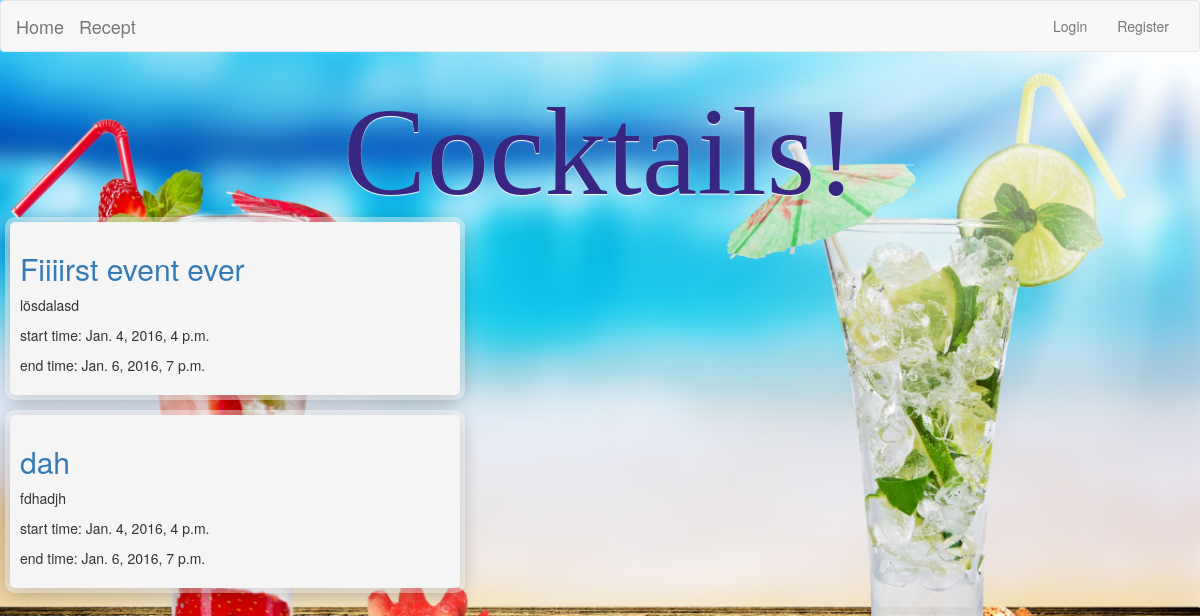
The page / on the database its author committed.
### mysite/models.py (models this page shows)
class Event(models.Model):
    title = models.CharField(max_length=255)
    longText = models.CharField(max_length=255)
    shortText = models.CharField(max_length=255)
    startTime = models.DateTimeField()
    endTime = models.DateTimeField()
    imgUrl = models.URLField(unique=False)
    maxParticipants = models.IntegerField()

### mysite/views.py (the view)
# urls.py: url(r'^$', homepage),
def homepage(request):
    all_events = Event.objects.all()
    return render_to_response('homepage.html', {'events': all_events, 'user': request.user}, context_instance=RequestContext(request))

### mysite/templatetags/tags.py (called while the page is built)
@register.simple_tag
def active(request, pattern):
    if request.path.startswith(pattern):
        return 'active'
    return ''

### mysite/templates/homepage.html (shortened to what this page needs)
<!DOCTYPE html>
<html>
<head lang="en">
    {% include "head.html" with pagetitle="Home"%}
</head>
<body class = "background">
    {% include "navbar.html" %}
    <h1 class = "homePageHeader">Cocktails!</h1>
    {% for event in events %}
        <div class="eventBox">
            <a href="/event/{{ event.id }}/"><h2>{{ event.title }}</h2></a>
            <p>{{ event.shortText }}</p>
            <p>start time: {{ event.startTime }}</p>
            <p>end time: {{ event.endTime }}</p>
        </div>
    {% endfor %}
</body>
</html>

### mysite/static/styles.css (style rules this page uses)
.background { background-image:url("background1.jpg"); background-repeat:no-repeat; background-size:cover; }
.homePageHeader { color: #372782; font-family: "Great Vibes", cursive; font-size: 125px; line-height: 120px; font-weight: normal; margin-bottom: 0px; margin-top: 40px; text-align: center; text-shadow: 0 1px 1px #fff; }
.eventBox { box-shadow: 0px 0px 0px 5px rgba( 255,255,255,0.4 ), 0px 4px 20px rgba( 0,0,0,0.33 ); -moz-border-radius: 5px; -webkit-border-radius: 5px; border-radius: 5px; background-color: #f5f5f5; padding:10px; margin:10px; width:450px; height:auto; float:left; clear:both; }

### rows shown on the page
Event: title "Fiiiirst event ever", shortText "lösdalasd", startTime "Jan. 4, 2016, 4 p.m.", endTime "Jan. 6, 2016, 7 p.m."
Event: title "dah", shortText "fdhadjh", startTime "Jan. 4, 2016, 4 p.m.", endTime "Jan. 6, 2016, 7 p.m."
